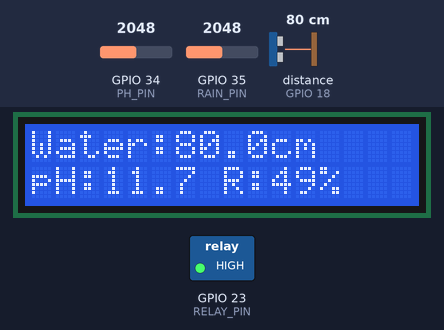
The sketch below on a simulated ESP32. Parts: 16×2 character LCD, switched loads named in the sketch (green lamp = pin HIGH). Wiring (inferred from the names in the program): ultrasonic range finder: trigger GPIO 5; echo GPIO 18. The test bench sets the inputs (shaded band); at power-on: distance to the obstacle (sensor on GPIO 18) 80 cm, GPIO 34 (PH_PIN) = 2048, GPIO 35 (RAIN_PIN) = 2048. The echo pulse lasts 58.3 µs per cm; pins used as bus, display or sensor lines are not drawn; what the sketch prints to the serial monitor is not drawn.

Above: at 3.2 s.
3.3 s: distance to the obstacle (sensor on GPIO 18) set to 12 cm
At 4.9 s:
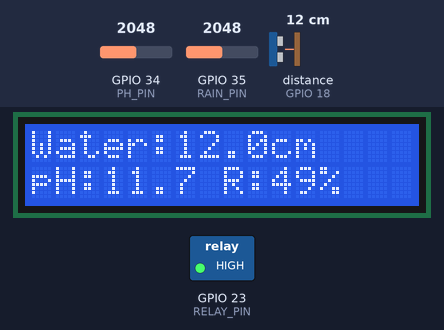
6.0 s: distance to the obstacle (sensor on GPIO 18) set to 9 cm
At 7.6 s:
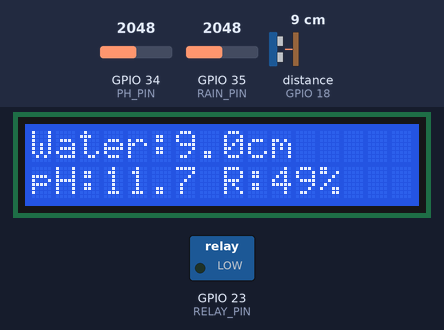
8.7 s: GPIO 34 (PH_PIN) set to 2866
At 10.5 s:
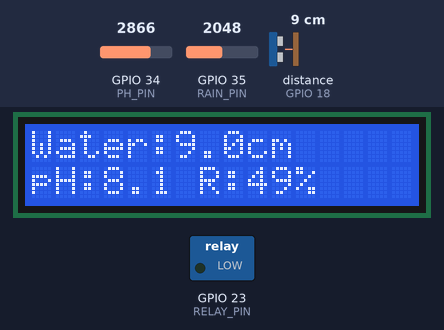
11.7 s: GPIO 35 (RAIN_PIN) set to 2866
At 13.2 s:
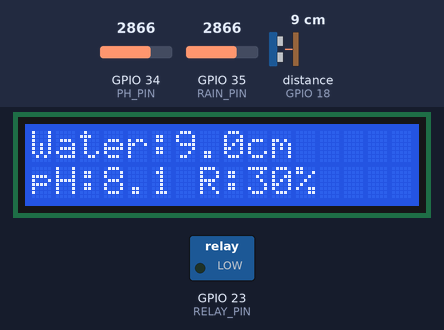
14.4 s: distance to the obstacle (sensor on GPIO 18) set to 250 cm
At 16.7 s:
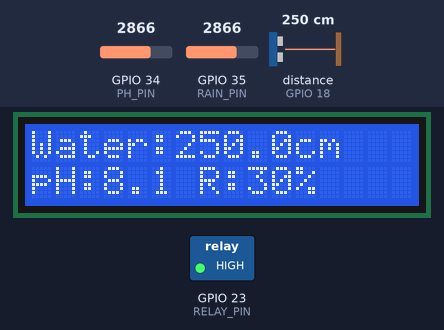
20.4 s: GPIO 34 (PH_PIN) set to 3603
At 20.8 s:
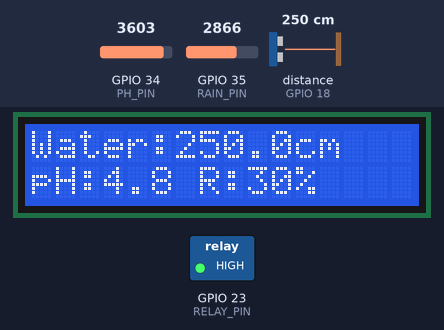
Timing chart, 0 to 23.4 s (numbered marks = the images above; inputs shaded):
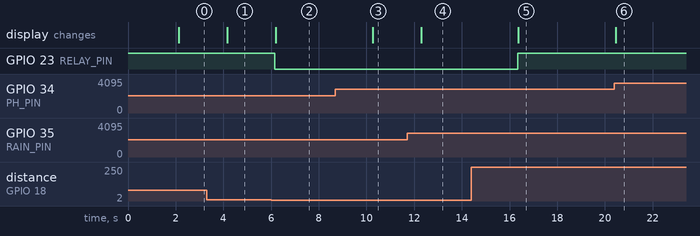

The sketch:

Smart_Drainage.ino
```cpp
#include <Wire.h>
#include <LiquidCrystal_I2C.h>

// ---------- PIN CONNECTIONS ----------

#define TRIG_PIN 5
#define ECHO_PIN 18

#define PH_PIN 34
#define RAIN_PIN 35

#define RELAY_PIN 23

#define SDA_PIN 21
#define SCL_PIN 22

// LCD
LiquidCrystal_I2C lcd(0x27, 16, 2);


// ---------- SETUP ----------

void setup()
{
  Serial.begin(115200);

  // Ultrasonic
  pinMode(TRIG_PIN, OUTPUT);
  pinMode(ECHO_PIN, INPUT);

  // Relay
  pinMode(RELAY_PIN, OUTPUT);

  // Pump OFF at starting
  digitalWrite(RELAY_PIN, HIGH);

  // LCD
  Wire.begin(SDA_PIN, SCL_PIN);

  lcd.init();
  lcd.backlight();

  lcd.setCursor(0, 0);
  lcd.print("SMART DRAINAGE");

  lcd.setCursor(0, 1);
  lcd.print("SYSTEM START");

  delay(2000);
  lcd.clear();
}


// ---------- ULTRASONIC ----------

float getDistance()
{
  digitalWrite(TRIG_PIN, LOW);
  delayMicroseconds(2);

  digitalWrite(TRIG_PIN, HIGH);
  delayMicroseconds(10);

  digitalWrite(TRIG_PIN, LOW);

  long duration = pulseIn(ECHO_PIN, HIGH, 30000);

  if (duration == 0)
  {
    return -1;
  }

  float distance = duration * 0.0343 / 2;

  return distance;
}


// ---------- MAIN PROGRAM ----------

void loop()
{
  // Water level
  float distance = getDistance();

  // pH sensor
  int phRaw = analogRead(PH_PIN);

  // Rain sensor
  int rainRaw = analogRead(RAIN_PIN);


  // ---------- RAIN VALUE ----------

  int rainPercent = map(
    rainRaw,
    4095,
    0,
    0,
    100
  );

  rainPercent = constrain(
    rainPercent,
    0,
    100
  );


  // ---------- pH VALUE ----------

  float voltage =
    (phRaw * 3.3) / 4095.0;

  // Approximate pH
  float pH =
    7.0 + ((2.50 - voltage) / 0.18);


  // ---------- PUMP CONTROL ----------

  // If water level is high
  if (distance > 0 && distance <= 10)
  {
    digitalWrite(RELAY_PIN, LOW);

    Serial.println("HIGH WATER LEVEL");
    Serial.println("PUMP ON");
  }
  else
  {
    digitalWrite(RELAY_PIN, HIGH);

    Serial.println("WATER LEVEL NORMAL");
    Serial.println("PUMP OFF");
  }


  // ---------- LCD DISPLAY ----------

  lcd.clear();

  lcd.setCursor(0, 0);

  if (distance < 0)
  {
    lcd.print("Water: ERROR");
  }
  else
  {
    lcd.print("Water:");
    lcd.print(distance, 1);
    lcd.print("cm");
  }

  lcd.setCursor(0, 1);

  lcd.print("pH:");
  lcd.print(pH, 1);

  lcd.print(" R:");
  lcd.print(rainPercent);
  lcd.print("%");


  // ---------- SERIAL MONITOR ----------

  Serial.print("Water Level Distance: ");
  Serial.print(distance);
  Serial.println(" cm");

  Serial.print("pH Raw: ");
  Serial.println(phRaw);

  Serial.print("pH Value: ");
  Serial.println(pH);

  Serial.print("Rain Raw: ");
  Serial.println(rainRaw);

  Serial.print("Rain: ");
  Serial.print(rainPercent);
  Serial.println("%");

  Serial.println("----------------------");

  delay(2000);
}
```

Measured:
- the behaviour switches between 11 and 10 cm on distance to the obstacle (sensor on GPIO 18) (found by bisection; images 1 and 2)
- after the input at 3.3 s, the display: changes after 0.86 s (image 1)
- after the input at 6.0 s, GPIO 23 (RELAY_PIN): HIGH → LOW after 0.16 s; the display: changes after 0.19 s (image 2)
- after the input at 8.7 s, the display: changes after 1.6 s (image 3)
- after the input at 11.7 s, the display: changes after 0.59 s (image 4)
- after the input at 14.4 s, GPIO 23 (RELAY_PIN): LOW → HIGH after 1.9 s; the display: changes after 2.0 s (image 5)
- after the input at 20.4 s, the display: changes after 0.06 s (image 6)
